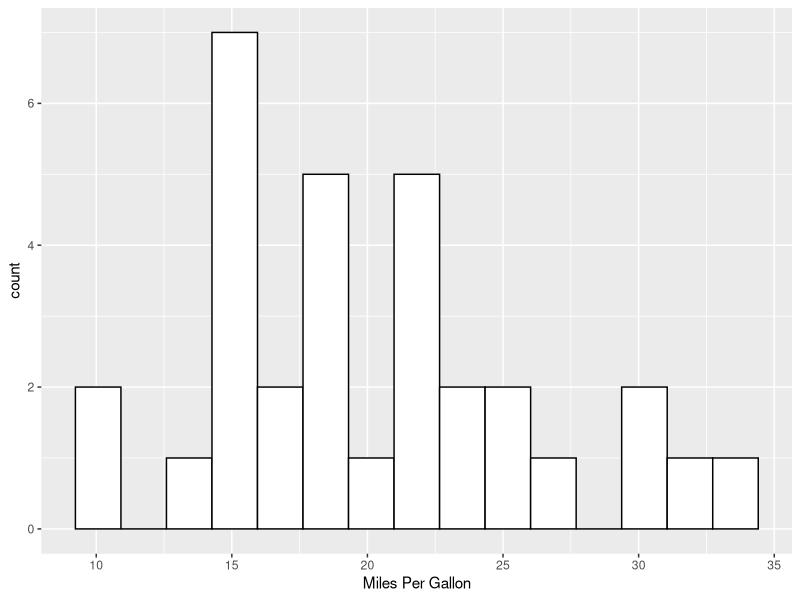

Source code (R):
## ---- chunk 1
library(tidyverse)
ggplot(data = mtcars, aes(x = mpg)) +
  geom_histogram(colour = "black", fill = "white", bins = 15) +
  labs(x = "Miles Per Gallon")

